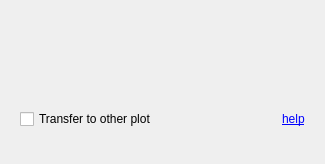
<?xml version="1.0" encoding="UTF-8"?>
<ui version="4.0">
 <class>Form</class>
 <widget class="QWidget" name="Form">
  <property name="geometry">
   <rect>
    <x>0</x>
    <y>0</y>
    <width>325</width>
    <height>164</height>
   </rect>
  </property>
  <property name="sizePolicy">
   <sizepolicy hsizetype="Preferred" vsizetype="MinimumExpanding">
    <horstretch>0</horstretch>
    <verstretch>0</verstretch>
   </sizepolicy>
  </property>
  <property name="maximumSize">
   <size>
    <width>600</width>
    <height>16777215</height>
   </size>
  </property>
  <property name="windowTitle">
   <string>Form</string>
  </property>
  <layout class="QVBoxLayout" name="verticalLayout_3">
   <item>
    <widget class="QFrame" name="channel_names">
     <property name="frameShape">
      <enum>QFrame::NoFrame</enum>
     </property>
     <property name="frameShadow">
      <enum>QFrame::Raised</enum>
     </property>
     <layout class="QVBoxLayout" name="channel_names_layout">
      <property name="leftMargin">
       <number>0</number>
      </property>
      <property name="topMargin">
       <number>0</number>
      </property>
      <property name="rightMargin">
       <number>0</number>
      </property>
      <property name="bottomMargin">
       <number>0</number>
      </property>
     </layout>
    </widget>
   </item>
   <item>
    <widget class="QFrame" name="info">
     <property name="frameShape">
      <enum>QFrame::NoFrame</enum>
     </property>
     <property name="frameShadow">
      <enum>QFrame::Raised</enum>
     </property>
     <layout class="QHBoxLayout" name="horizontalLayout">
      <item>
       <widget class="QCheckBox" name="transfer_to_other_plot">
        <property name="text">
         <string>Transfer to other plot   </string>
        </property>
       </widget>
      </item>
      <item alignment="Qt::AlignRight">
       <widget class="QLabel" name="label_help">
        <property name="text">
         <string>&lt;a href='https://github.com/mad-lab-fau/mad-gui#how-do-i-use-it'&gt;help&lt;/a&gt;</string>
        </property>
       </widget>
      </item>
     </layout>
    </widget>
   </item>
  </layout>
 </widget>
 <resources/>
 <connections/>
</ui>
